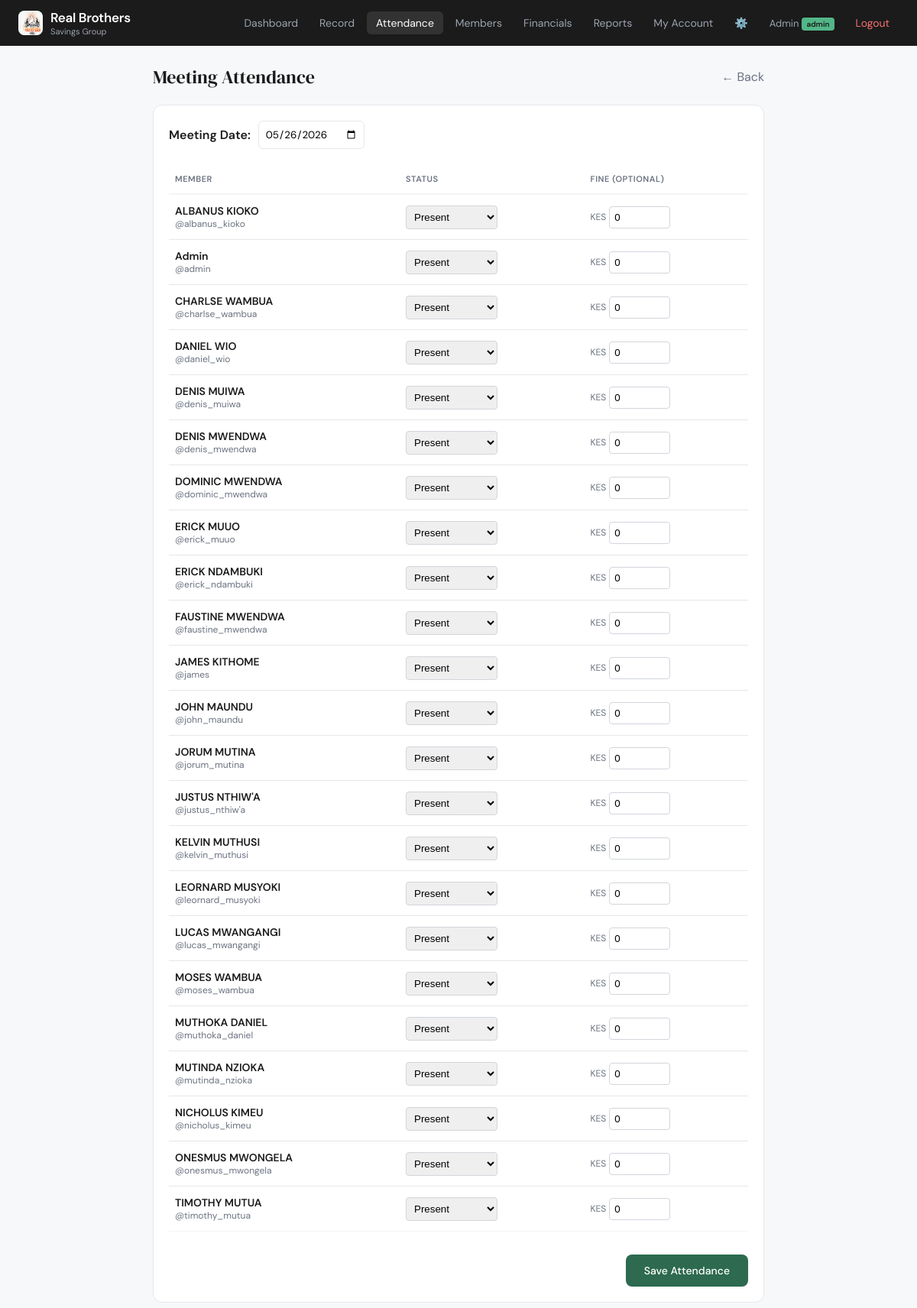
/admin/attendance (signed in), run on the app's committed database.
### models.py (models this page shows, shortened)
class Member(db.Model):
    __tablename__ = 'members'
    id = db.Column(db.Integer, primary_key=True)
    name = db.Column(db.String(100), nullable=False)
    username = db.Column(db.String(50), unique=True, nullable=False)
    password = db.Column(db.String(255), nullable=False)
    role = db.Column(db.String(20), default='member') # super_admin, admin, member
    status = db.Column(db.String(20), default='active') # active, dormant, suspended, exited
    is_special = db.Column(db.Boolean, default=False)
    phone = db.Column(db.String(20))
    profile_pic = db.Column(db.String(255), default='default_profile.png')
    joined_year = db.Column(db.Integer, default=2023)
    joined_date = db.Column(db.DateTime, default=datetime.utcnow)
    dowry_received = db.Column(db.Integer, default=0)
    dowry_queue_position = db.Column(db.Integer, default=0)
    created_at = db.Column(db.DateTime, default=datetime.utcnow)
    failed_login_attempts = db.Column(db.Integer, default=0)
    account_locked = db.Column(db.Boolean, default=False)
    locked_until = db.Column(db.DateTime)
    last_login = db.Column(db.DateTime)
    last_password_change = db.Column(db.DateTime)
    payments = db.relationship('Payment', backref='member', lazy=True, cascade="all, delete-orphan")
    fds = db.relationship('FixedDeposit', backref='member', lazy=True)
    refunds = db.relationship('MemberRefund', backref='member', lazy=True)
    attendances = db.relationship('Attendance', backref='member', lazy=True)

### app.py (the view, shortened to what this page needs)
@app.route('/admin/attendance', methods=['GET', 'POST'])
@admin_required
def attendance():
    members = Member.query.filter(Member.status != 'exited').order_by(Member.name).all()
    today = datetime.now().date()
    return render_template('attendance.html', members=members, today=today)

### rbac.py (called while the page is built)
def admin_required(f):
    @wraps(f)
    def decorated(*args, **kwargs):
        if 'user_id' not in session:
            flash('Please log in first.', 'error')
            return redirect(url_for('login'))
        user = Member.query.get(session['user_id'])
        if not user or user.role not in ['admin', 'super_admin']:
            flash('🔧 Admin access required.', 'error')
            return redirect(url_for('dashboard'))
        return f(*args, **kwargs)
    return decorated

### templates/attendance.html (shortened to what this page needs)
{% extends 'base.html' %}
{% block content %}
<div style="max-width: 800px; margin: 0 auto;">
    <div style="display:flex; justify-content:space-between; align-items:center; margin-bottom:20px;">
        <h2 style="margin:0;">Meeting Attendance</h2>
        <a href="{{ url_for('dashboard') }}" style="color:var(--gray); text-decoration:none;">&larr; Back</a>
    </div>
    <form method="POST" class="card" style="padding:20px;">
        <div style="margin-bottom:20px; display:flex; align-items:center; gap:10px;">
            <label for="date" style="font-weight:600;">Meeting Date:</label>
            <input type="date" id="date" name="date" value="{{ today.strftime('%Y-%m-%d') }}"
                   style="padding:8px; border:1px solid #E5E7EB; border-radius:6px; font-family:inherit;">
        </div>
        <div style="overflow-x:auto;">
            <table style="width:100%; border-collapse:collapse;">
                <thead>
                    <tr style="text-align:left; border-bottom:2px solid #F3F4F6;">
                        <th style="padding:12px 8px;">Member</th>
                        <th style="padding:12px 8px;">Status</th>
                        <th style="padding:12px 8px;">Fine (Optional)</th>
                    </tr>
                </thead>
                <tbody>
                    {% for m in members %}
                    <tr style="border-bottom:1px solid #F3F4F6;">
                        <td style="padding:12px 8px;">
                            <div style="font-weight:600;">{{ m.name }}</div>
                            <div style="font-size:12px; color:var(--gray);">@{{ m.username }}</div>
                        </td>
                        <td style="padding:12px 8px;">
                            <select name="status_{{ m.id }}" style="padding:6px; border-radius:4px; border:1px solid #D1D5DB; width:120px;">
                                <option value="Present">Present</option>
                            </select>
                        </td>
                        <td style="padding:12px 8px;">
                            <div style="display:flex; align-items:center; gap:4px;">
                                <span style="font-size:12px; color:var(--gray);">KES</span>
                                <input type="number" name="fine_{{ m.id }}" value="0" step="50" min="0"
                                       style="padding:6px; border-radius:4px; border:1px solid #D1D5DB; width:80px;">
                            </div>
                        </td>
                    </tr>
                    {% endfor %}
                </tbody>
            </table>
        </div>
        <div style="margin-top:30px; text-align:right;">
            <button type="submit" class="btn btn-primary" style="padding:12px 24px;">Save Attendance</button>
        </div>
    </form>
</div>
{% endblock %}

### templates/base.html (shortened to what this page needs)
<!DOCTYPE html>
<html lang="en">
<head>
</head>
<body>
<nav class="navbar">
  <div class="navbar-brand">
    <div class="logo">
      <img src="{{ url_for('static', filename='logo.png') }}" onerror="this.style.display='none'; this.nextElementSibling.style.display='flex';" style="height:100%; width:100%; border-radius:8px; object-fit:cover;">
    </div>
    <div>
      <span>Real Brothers</span>
      <small>Savings Group</small>
    </div>
  </div>
  {% if session.user_id %}
  <div class="navbar-nav">
    <a href="{{ url_for('dashboard') }}" class="nav-link {% if request.endpoint=='dashboard' %}active{% endif %}">Dashboard</a>
    {% if session.role in ['admin', 'super_admin'] %}
    <a href="{{ url_for('record_payment') }}" class="nav-link {% if request.endpoint=='record_payment' %}active{% endif %}">Record</a>
    <a href="{{ url_for('attendance') }}" class="nav-link {% if request.endpoint=='attendance' %}active{% endif %}">Attendance</a>
    <a href="{{ url_for('manage_members') }}" class="nav-link {% if request.endpoint=='manage_members' %}active{% endif %} hide-mobile">Members</a>
    <a href="{{ url_for('financials') }}" class="nav-link {% if request.endpoint=='financials' %}active{% endif %} hide-mobile">Financials</a>
    <a href="{{ url_for('reports') }}" class="nav-link {% if request.endpoint=='reports' %}active{% endif %} hide-mobile">Reports</a>
    {% endif %}
    <a href="{{ url_for('member_detail', member_id=session.user_id) }}" class="nav-link">My Account</a>
    <a href="{{ url_for('change_password') }}" class="nav-link" title="Settings">⚙️</a>
    <span class="nav-user">{{ session.name }}<span class="nav-badge">{{ session.role }}</span></span>
    <a href="{{ url_for('logout') }}" class="nav-link logout">Logout</a>
  </div>
  {% endif %}
</nav>
<div class="container">
  {% block content %}{% endblock %}
</div>
</body>
</html>

### templates/base.html (style rules this page uses)
:root { --green: #2D6A4F; --green-light: #52B788; --green-pale: #D8F3DC; --amber: #E76F51; --amber-pale: #FDEBD0; --gold: #F4A261; --dark: #1B1B1B; --gray: #6B7280; --gray-light: #F3F4F6; --border: #E5E7EB; --white: #FFFFFF; --radius: 12px; --radius-sm: 8px; }
* { box-sizing: border-box; margin: 0; padding: 0; }
body { font-family: 'DM Sans', sans-serif; background: #F7F8FA; color: var(--dark); min-height: 100vh; }
h1, h2, h3 { font-family: 'DM Serif Display', serif; font-weight: 400; }
a { color: var(--green); text-decoration: none; }
.navbar { background: var(--dark); padding: 0 24px; display: flex; align-items: center; justify-content: space-between; height: 60px; position: sticky; top: 0; z-index: 100; }
.navbar-brand { display: flex; align-items: center; gap: 10px; }
.navbar-brand .logo { width: 32px; height: 32px; background: var(--green-light); border-radius: 8px; display: flex; align-items: center; justify-content: center; font-family: 'DM Serif Display', serif; font-size: 18px; color: var(--dark); }
.navbar-brand span { font-size: 17px; font-weight: 600; color: var(--white); letter-spacing: -0.3px; }
.navbar-brand small { font-size: 11px; color: #9CA3AF; display: block; font-weight: 400; }
.navbar-nav { display: flex; align-items: center; gap: 4px; }
.nav-link { color: #9CA3AF; padding: 6px 12px; border-radius: 6px; font-size: 14px; transition: all 0.15s; white-space: nowrap; }
.nav-link:hover, .nav-link.active { background: rgba(255,255,255,0.1); color: var(--white); }
.nav-link.logout { color: #F87171; }
.nav-user { font-size: 13px; color: #9CA3AF; padding: 6px 12px; }
.nav-badge { background: var(--green-light); color: var(--dark); font-size: 10px; font-weight: 600; padding: 2px 6px; border-radius: 4px; margin-left: 4px; }
.container { max-width: 1100px; margin: 0 auto; padding: 24px 16px; }
.card { background: var(--white); border-radius: var(--radius); border: 1px solid var(--border); padding: 20px; }
table { width: 100%; border-collapse: collapse; font-size: 14px; }
th { font-size: 11px; font-weight: 600; color: var(--gray); text-transform: uppercase; letter-spacing: 0.05em; padding: 10px 12px; text-align: left; border-bottom: 1px solid var(--border); }
td { padding: 12px 12px; border-bottom: 1px solid var(--border); color: var(--dark); vertical-align: middle; }
tr:last-child td { border-bottom: none; }
.btn { display: inline-flex; align-items: center; gap: 6px; padding: 9px 18px; border-radius: var(--radius-sm); font-size: 14px; font-weight: 500; cursor: pointer; transition: all 0.15s; border: none; font-family: 'DM Sans', sans-serif; }
.btn-primary { background: var(--green); color: var(--white); }

### data on the page
Member: name "ALBANUS KIOKO", username "albanus_kioko", id "Present"
Member: name "Admin", username "admin", id "Present"
Member: name "CHARLSE WAMBUA", username "charlse_wambua", id "Present"
Member: name "DANIEL WIO", username "daniel_wio", id "Present"
Member: name "DENIS MUIWA", username "denis_muiwa", id "Present"
Member: name "DENIS MWENDWA", username "denis_mwendwa", id "Present"
Member: name "DOMINIC MWENDWA", username "dominic_mwendwa", id "Present"
Member: name "ERICK MUUO", username "erick_muuo", id "Present"
Member: name "ERICK NDAMBUKI", username "erick_ndambuki", id "Present"
Member: name "FAUSTINE MWENDWA", username "faustine_mwendwa", id "Present"
Member: name "JAMES KITHOME", username "james", id "Present"
Member: name "JOHN MAUNDU", username "john_maundu", id "Present"
Member: name "JORUM MUTINA", username "jorum_mutina", id "Present"
Member: name "JUSTUS NTHIW'A", username "justus_nthiw'a", id "Present"
Member: name "KELVIN MUTHUSI", username "kelvin_muthusi", id "Present"
Member: name "LEORNARD MUSYOKI", username "leornard_musyoki", id "Present"
Member: name "LUCAS MWANGANGI", username "lucas_mwangangi", id "Present"
Member: name "MOSES WAMBUA", username "moses_wambua", id "Present"
Member: name "MUTHOKA DANIEL", username "muthoka_daniel", id "Present"
Member: name "MUTINDA NZIOKA", username "mutinda_nzioka", id "Present"
Member: name "NICHOLUS KIMEU", username "nicholus_kimeu", id "Present"
Member: name "ONESMUS MWONGELA", username "onesmus_mwongela", id "Present"
Member: name "TIMOTHY MUTUA", username "timothy_mutua", id "Present"

### other printed values
{{ session.name }} "Admin"
{{ session.role }} "admin"
